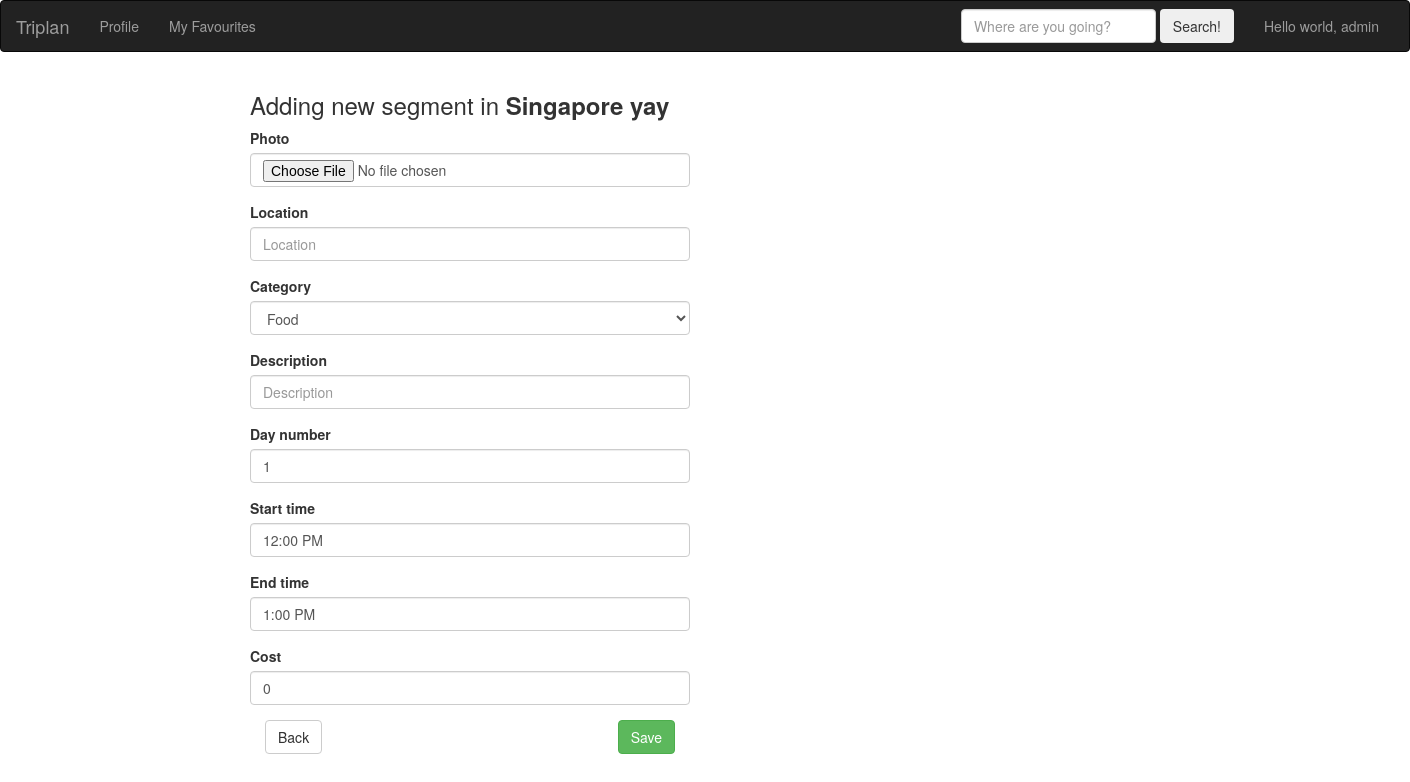
/6/create/ (signed in), run on an earlier commit of the app's database.
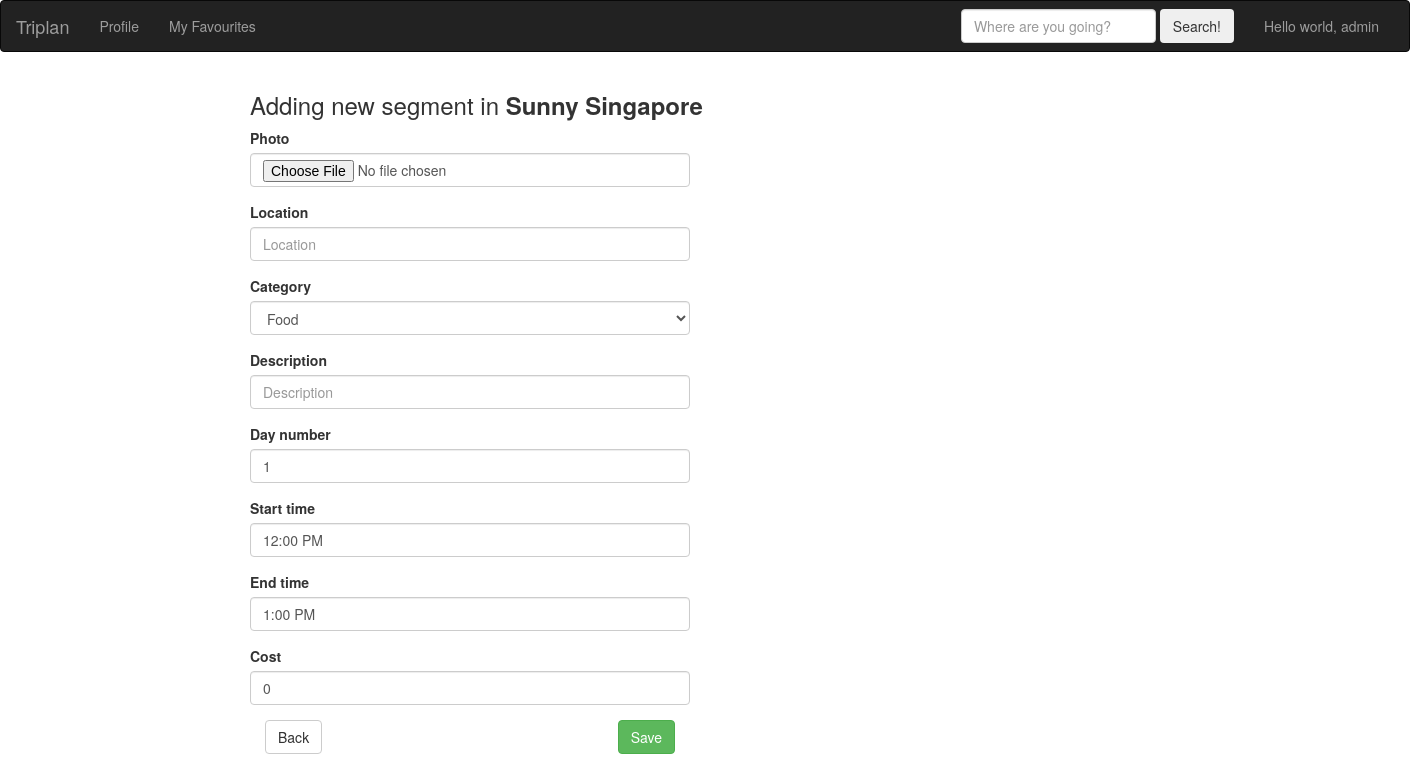
And on a later commit of the database.
### triplan/models.py (models this page shows, shortened)
class Itinerary(models.Model):
    title = models.CharField(max_length=50)
    owner = models.ForeignKey(Profile, related_name='owner', on_delete=models.CASCADE)
    date_added = models.DateTimeField(auto_now=True)
    preview_photo = models.ImageField(blank=True)
    shared_users = models.ManyToManyField(Profile, related_name='shared_users', blank=True)
    public_view = models.BooleanField(default=True)
    favourited_by = models.ManyToManyField(Profile, related_name='fav_by', blank=True)

### triplan/views.py (the view, shortened to what this page needs)
# urls.py: url(r'^(?P<pk>[0-9]+)/create/$', login_required(views.ItinerarySegmentCreate.as_view()),
class ItinerarySegmentCreate(generic.edit.CreateView):
    model = ItinerarySegment
    fields = ['photo', 'location', 'category', 'description', 'day_number', 'start_time', 'end_time', 'cost']
    widgets = {
        'start_time': forms.TimeInput(format='%H:%M %p'),
        'end_time': forms.TimeInput(format='%H:%M %p'),
    }
    def get_context_data(self, **kwargs):
        context = super(ItinerarySegmentCreate, self).get_context_data(**kwargs)
        context['itinerary'] = Itinerary.objects.get(id=self.kwargs['pk'])
        return context

### triplan/templates/triplan/itinerarysegment_form.html (shortened to what this page needs)
{% extends 'triplan/base.html' %}
{% block imports %}
    {% load static %}
    <link rel="stylesheet" type="text/css" href="{% static 'maps.css' %}">
{% endblock imports %}
{% block body %}
{% load bootstrap3 %}
    <div class="col-sm-12 col-sm-offset-2">
        <h3>Adding new segment in <strong>{{ itinerary.title }}</strong></h3>
    </div>
    <div class="col-sm-4 col-sm-offset-2">
    {% url 'triplan:itinerary_detail' itinerary.id as url %}
    {% include 'triplan/edit_form.html' with back_url=url %}
    </div>
    <div id="map" class="col-sm-4"></div>
{% endblock body %}

What changed in the data, as far as the page shows it:
changed Itinerary: title "Singapore yay" → "Sunny Singapore"
